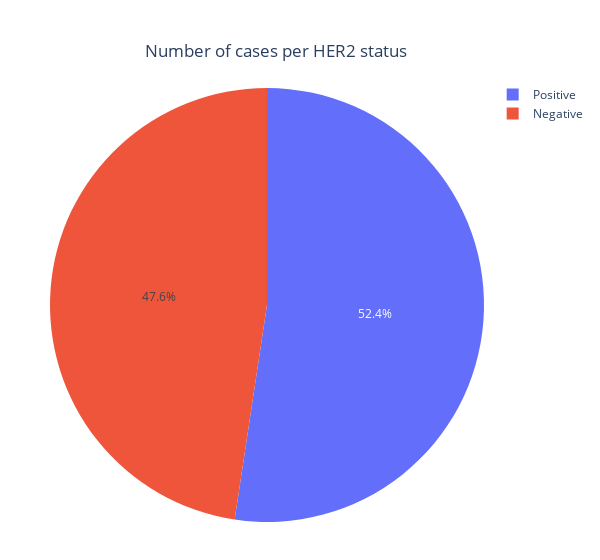

Notebook source saved alongside this figure:
### Code cell
fig = px.pie(names=status_counts.index, values=status_counts.values, 
             color_discrete_map={'Positive':'darkcyan', 'Negative':'plum'})
fig.update_layout(title={
        'text': "Number of cases per HER2 status",
        'y':0.92,
        'x':0.46,
        'xanchor': 'center',
        'yanchor': 'top'},
        width=600,
        margin=dict(l=50, r=50, b=30, t=80))
fig.show()

### Figure 1 — Plotly figure (JSON) as saved in the notebook; plotly's stock layout.template omitted (floating-point values rounded to 4 significant figures)
{"data": [{"domain": {"x": [0, 1], "y": [0, 1]}, "hovertemplate": "label=%{label}<br>value=%{value}<extra></extra>", "labels": ["Positive", "Negative"], "legendgroup": "", "name": "", "showlegend": true, "type": "pie", "values": [77, 70]}], "layout": {"legend": {"tracegroupgap": 0}, "margin": {"b": 30, "l": 50, "r": 50, "t": 80}, "title": {"text": "Number of cases per HER2 status", "x": 0.46, "xanchor": "center", "y": 0.92, "yanchor": "top"}, "width": 600}}
